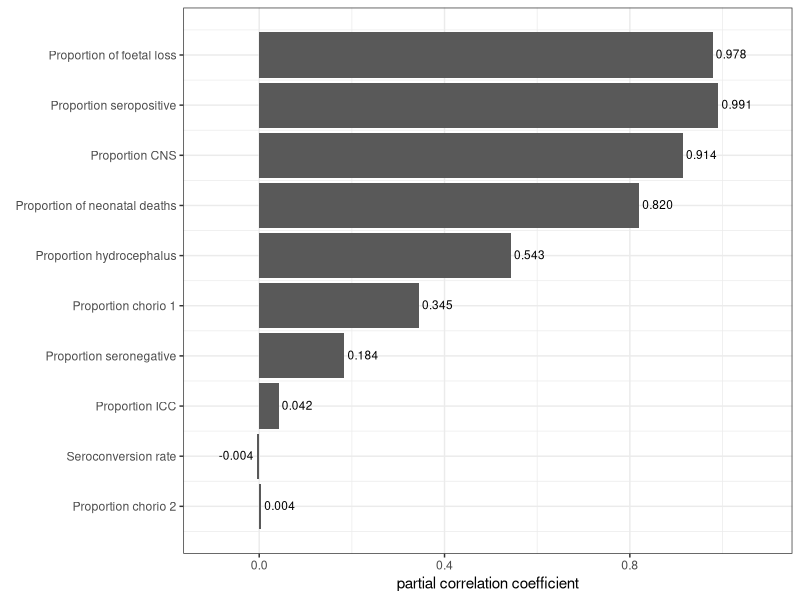
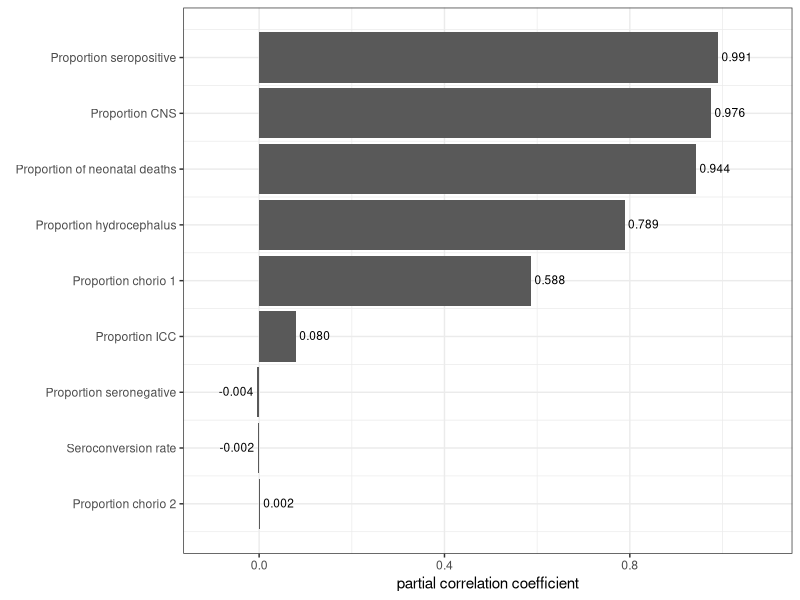
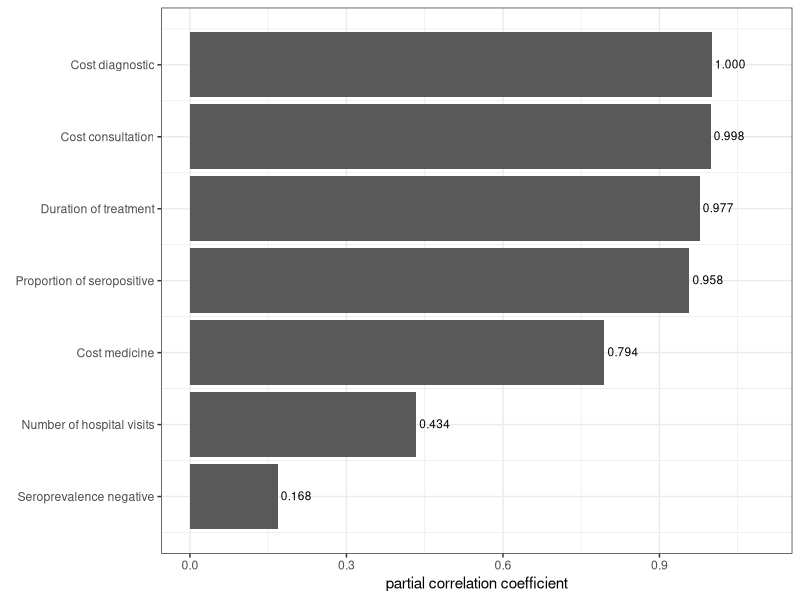

Write R code to recreate these figures, in order.
## ---- chunk 1
knitr::opts_chunk$set(echo = TRUE)
## ---- chunk 2
set.seed(264)
## ---- chunk 3
n <- 1e5
## ---- chunk 4
pop_mx <-
  matrix(c(893872, 1486390, 2459411, 470882, 218877,
           888554, 1514133, 2568012, 481213, 234234),
         ncol = 2)
## ---- chunk 5
Live_births <- 437685
## ---- chunk 6
Still_births<- 7505
## ---- chunk 7
Abortion <- 11616
## ---- chunk 8
Tot_Preg <- Live_births+Still_births+Abortion
## ---- chunk 9
Pseroneg_alpha <- 3132
Pseroneg_beta <- 4330-3132
Pseroneg <-rbeta(n, Pseroneg_alpha, Pseroneg_beta)
## ---- chunk 10
Pserop_alpha <-30
Pserop_beta <-(3132-30)
Pserop<- rbeta(n,Pserop_alpha, Pserop_beta)
## ---- chunk 11
Nseroconv <-Tot_Preg*Pseroneg*Pserop
## ---- chunk 12
PTTMoth_fet <- 0.281
## ---- chunk 13
P_fetalloss_min <- 0.017
P_fetalloss_max <- 0.04
P_fetalloss <-runif(n, P_fetalloss_min,P_fetalloss_max)
## ---- chunk 14
Nfetalloss<-Nseroconv*P_fetalloss*((40-22)/40)
## ---- chunk 15
 Inc_CT <-3132*Pserop*PTTMoth_fet
## ---- chunk 16
Inc_CT_bi <-Inc_CT*(1000/3132)
## ---- chunk 17
Cases_CT <- ((Inc_CT_bi * Live_births)/1000)
## ---- chunk 18
PNtreat_toxo <-0.97
## ---- chunk 19
Cases_CT_NHC <- Cases_CT*PNtreat_toxo
## ---- chunk 20
Duration_LE_Bi <-59.7
## ---- chunk 21
Duration_later_Bi <-59.7-10
## ---- chunk 22
Duration_GBD <-88.87
## ---- chunk 23
DW_chorio1<-0.089
## ---- chunk 24
DW_chorio2<-0.089
## ---- chunk 25
DW_Hydro<-0.36
## ---- chunk 26
DW_ICC<-0.01
## ---- chunk 27
DW_CNSab<-0.36
## ---- chunk 28
DW_Neon<-1
## ---- chunk 29
DW_Floss<-1
## ---- chunk 30
Chorio1_alpha<-141
Chorio1_beta<-1048-141
Chorio1<-rbeta(n, Chorio1_alpha,Chorio1_beta)
## ---- chunk 31
NT_Chorio1 <- Cases_CT_NHC*Chorio1
## ---- chunk 32
YLD_NT_Chorio1<-NT_Chorio1*Duration_LE_Bi*DW_chorio1
## ---- chunk 33
Chorio2<-0.16
## ---- chunk 34
NT_Chorio2 <- Cases_CT_NHC*Chorio2
## ---- chunk 35
YLD_NT_Chorio2 <-NT_Chorio2*Duration_later_Bi*DW_chorio2
## ---- chunk 36
Hydroc_alpha<-16
Hydroc_beta<-856-16
Hydrocephalus <- rbeta(n, Hydroc_alpha, Hydroc_beta)
## ---- chunk 37
 NT_hydrocephalus<-Cases_CT_NHC*Hydrocephalus
## ---- chunk 38
YLD_NT_hydrocephalus<-NT_hydrocephalus*Duration_LE_Bi*DW_Hydro
## ---- chunk 39
IC_Calc_alpha<-88
IC_Calc_beta<-837-88
IC_Calcification <-rbeta(n, IC_Calc_alpha, IC_Calc_beta)
## ---- chunk 40
NT_IC_calcification <-Cases_CT_NHC*IC_Calcification
## ---- chunk 41
YLD_NT_ICC<-NT_IC_calcification*Duration_LE_Bi*DW_ICC
## ---- chunk 42
CNS_alpha<-3
CNS_beta<-105-3
CNS_ab <-rbeta(n, CNS_alpha, CNS_beta)
## ---- chunk 43
NT_CNS_abnorm <-Cases_CT_NHC*CNS_ab
## ---- chunk 44
YLD_NT_CNS<-NT_CNS_abnorm*Duration_LE_Bi*DW_CNSab
## ---- chunk 45
Neon_die_alpha<-9
Neon_die_beta<-1211-9
Neon_deaths<-rbeta(n, Neon_die_alpha, Neon_die_beta)
## ---- chunk 46
NT_Neon_deaths<-Cases_CT_NHC*Neon_deaths
## ---- chunk 47
YLL_NT_neo_death<-NT_Neon_deaths*Duration_GBD*DW_Neon
## ---- chunk 48
YLL_floss<-Nfetalloss*Duration_GBD*DW_Floss
## ---- chunk 49
PTreat_toxo <- 1-PNtreat_toxo
## ---- chunk 50
Cases_CT_treat_HC <- Cases_CT*PTreat_toxo
## ---- chunk 51
spiramycin_reduction <- 0.5
## ---- chunk 52
NTreat_Chorio1 <-Cases_CT_treat_HC*Chorio1*spiramycin_reduction
## ---- chunk 53
YLD_Treat_chorio1<-NTreat_Chorio1*Duration_LE_Bi*DW_chorio1
## ---- chunk 54
 NTreat_Chorio2 <- Cases_CT_treat_HC*Chorio2*spiramycin_reduction
## ---- chunk 55
YLD_Treat_chorio2 <-NTreat_Chorio2*Duration_later_Bi*DW_chorio2
## ---- chunk 56
NTreat_hydroc<-Cases_CT_treat_HC*Hydrocephalus*spiramycin_reduction
## ---- chunk 57
YLD_Treat_hydroc <-NTreat_hydroc*Duration_LE_Bi*DW_Hydro
## ---- chunk 58
NTreat_IC_calc <-Cases_CT_treat_HC*IC_Calcification*spiramycin_reduction
## ---- chunk 59
YLD_Treat_ICC<-NTreat_IC_calc*Duration_LE_Bi*DW_ICC
## ---- chunk 60
NTreat_CNS_ab <-Cases_CT_treat_HC*CNS_ab*spiramycin_reduction
## ---- chunk 61
YLD_Treat_CNS <-NTreat_CNS_ab*Duration_LE_Bi*DW_CNSab
## ---- chunk 62
NTreat_Neon_deaths<-Cases_CT_treat_HC*Neon_deaths*spiramycin_reduction
## ---- chunk 63
YLL_Treat_neo_death<-NTreat_Neon_deaths*Duration_GBD*DW_Neon
## ---- chunk 64
K <- 0; r <- 0     # DALY[0;0]
#K <- 0; r <- 0.03  # DALY[0;0.03]
#K <- 1; r <- 0     # DALY[1;0]
#K <- 1; r <- 0.03  # DALY[1;0.03]
## ---- chunk 65
YLD_NT_all <- YLD_NT_Chorio1+YLD_NT_Chorio2+YLD_NT_hydrocephalus+YLD_NT_ICC+YLD_NT_CNS
## ---- chunk 66
YLD_Treat_all <-YLD_Treat_chorio1+YLD_Treat_chorio2+YLD_Treat_hydroc+YLD_Treat_ICC+YLD_Treat_CNS
## ---- chunk 67
YLD_all <- YLD_NT_all+YLD_Treat_all
## ---- chunk 68
## Scenario Including foetal loss in the YLL estimates
YLL_all1<- YLL_NT_neo_death+YLL_Treat_neo_death+YLL_floss

## Scenario excluding Foetal loss in the YLL estimates
YLL_all2 <- YLL_NT_neo_death+YLL_Treat_neo_death
## ---- chunk 69
DALY1 <- YLD_all+YLL_all1
## Without foetal loss in the estimates
DALY2 <- YLD_all+YLL_all2
## ---- chunk 70
bif2usd<- 1915
## ---- chunk 71
### Proportion of pregnant women visiting health care
PHC_toxo <-0.1

### Proportion of seroconverting Women taking tretament
HC_Women_treat <- 0.3

### number of visits to hospital, Uniform parameters for suspected 
n_visit_med_min <- 2
n_visit_med_max <- 4
n_visit_med <- runif(n, n_visit_med_min, n_visit_med_max)

## cost of medical Consultation, gamma parameter
Cconsult_day_shape <-3.31
Cconsult_day_rate <- 0.000661
Cconsultation <-rgamma(n, Cconsult_day_shape, Cconsult_day_rate)

## price of medication by month, Fixed
Cost_spiramycin_min<-270000
Cost_spiramycin_max <-360000
Cost_spiramycin <-runif(n, Cost_spiramycin_min, Cost_spiramycin_max)

## price of diagnostic test, Gamma distribution
Cost_diagnostic_shape<- 2.94
Cost_diagnostic_rate<- 0.000196
Cost_diagnostic<-rgamma(n, Cost_diagnostic_shape, Cost_diagnostic_rate)

### Duration of treatment (months), uniform parameters
Duration_treat_min<-2
Duration_treat_max<-6
Duration_treat <-runif(n, Duration_treat_min, Duration_treat_max)
## ---- chunk 72
### Number of women consulting hospital for toxo (IgG+/- and IgM-) at least once
N_women_Ntoxo<-Tot_Preg*PHC_toxo

#### Women infected with toxoplasmosis visiting hospitals at least 3 times 
N_Women_PToxo <-Nseroconv*PHC_toxo

### Women positive for toxoplasmosis and treated
N_women_treated <-N_Women_PToxo*HC_Women_treat
## ---- chunk 73
### Cost_healthcare for women visiting hospital for toxo consultation and diagnosis
Cost_Consult1 <-N_women_Ntoxo*Cconsultation
Cost_dg1 <-N_women_Ntoxo*Cost_diagnostic
Cost_Hcare1 <-Cost_Consult1+Cost_dg1

### Costs for women infected with toxoplasmosis
Cost_Consult2<-N_Women_PToxo*n_visit_med*Cconsultation
Cost_dg2 <-N_Women_PToxo*n_visit_med*Cost_diagnostic
Cost_Hcare2<- Cost_Consult2+Cost_dg2

### Total costs for Consultation 
Cost_tot_consult <-Cost_Consult1+Cost_Consult2

### Total costs for diagnostic
Cost_tot_dg <-Cost_dg1+Cost_dg2

## Medication costs for women treated
Cost_medicine <-N_women_treated*Cost_spiramycin*Duration_treat
## ---- chunk 74
cost_total <-Cost_tot_consult+Cost_tot_dg+Cost_medicine
usd_cost_total <- cost_total / bif2usd
usd_Cost_tot_consultation <- Cost_tot_consult/bif2usd
usd_Cost_tot_diagnostic <-Cost_tot_dg/bif2usd
usd_cost_medicine <- Cost_medicine/bif2usd
usd_Cost_Hcare1 <-Cost_Hcare1/bif2usd
usd_Cost_Hcare2<-Cost_Hcare2/bif2usd
Usd_cost_by_NToxo<-(usd_Cost_Hcare1/(N_women_Ntoxo))
Usd_cost_by_PToxo <-((usd_Cost_Hcare2+usd_cost_medicine)/N_Women_PToxo)
Usd_cost_by_PToxo_treated <-((usd_cost_medicine+(usd_Cost_Hcare2*0.3))/N_women_treated)
usd_cost_by_PToxo_untreated <-(usd_Cost_Hcare2/N_Women_PToxo)
## ---- chunk 75
Summary <-
  function(x) {
    print(c(mean = mean(x),
            quantile(x, c(.025, .975))))
  }
## ---- chunk 76
Summary(Inc_CT)
Summary(Inc_CT_bi)
Summary(Cases_CT)
Summary(Cases_CT_NHC)
Summary(Cases_CT_treat_HC)
Summary(NT_Chorio1)
Summary(NT_Chorio2)
Summary(NT_hydrocephalus)
Summary(NT_IC_calcification)
Summary(NT_CNS_abnorm)
Summary(NT_Neon_deaths)
Summary (Nseroconv)
Summary(Nfetalloss)
## ---- chunk 77
Summary(NTreat_Chorio1)
Summary(NTreat_Chorio2)
Summary(NTreat_hydroc)
Summary(NTreat_IC_calc)
Summary(NTreat_CNS_ab)
Summary (NTreat_Neon_deaths)
## ---- chunk 78
Summary (NT_Chorio1+NTreat_Chorio1)
Summary (NT_Chorio2+NTreat_Chorio2)
Summary (NT_hydrocephalus+NTreat_hydroc)
Summary (NT_IC_calcification+NTreat_IC_calc)
Summary (NT_CNS_abnorm+NTreat_CNS_ab)
Summary (NT_Neon_deaths+NTreat_Neon_deaths)
Summary((NT_Chorio1+NTreat_Chorio1)+(NT_Chorio2+NTreat_Chorio2)+(NT_hydrocephalus+NTreat_hydroc)+(NT_IC_calcification+NTreat_IC_calc)+(NT_CNS_abnorm+NTreat_CNS_ab))
Summary (Cases_CT-((NT_Chorio1+NTreat_Chorio1)+(NT_Chorio2+NTreat_Chorio2)+(NT_hydrocephalus+NTreat_hydroc)+(NT_IC_calcification+NTreat_IC_calc)+(NT_CNS_abnorm+NTreat_CNS_ab)+(NT_Neon_deaths+NTreat_Neon_deaths)))
## ---- chunk 79
Summary(YLD_NT_Chorio1)
Summary (YLD_NT_Chorio2)
Summary(YLD_NT_hydrocephalus)
Summary(YLD_NT_ICC)
Summary(YLD_NT_CNS)
Summary(YLD_Treat_chorio1)
Summary(YLD_Treat_chorio2)
Summary(YLD_Treat_hydroc)
Summary(YLD_Treat_ICC)
Summary(YLD_Treat_CNS)
Summary(YLD_NT_Chorio1+YLD_Treat_chorio1)
Summary(YLD_NT_Chorio2+YLD_Treat_chorio2)
Summary(YLD_NT_hydrocephalus+YLD_Treat_hydroc)
Summary(YLD_NT_ICC+YLD_Treat_ICC)
Summary(YLD_NT_CNS+YLD_Treat_CNS)
Summary(YLD_NT_all)
Summary(YLD_Treat_all)
Summary(YLD_all)
## ---- chunk 80
Summary(YLL_floss)
Summary(YLL_NT_neo_death)
Summary(YLL_Treat_neo_death)
Summary(YLL_NT_neo_death+YLL_Treat_neo_death)
Summary(YLL_all1)
Summary(YLL_all2)
## ---- chunk 81
Summary(DALY1)
Summary(DALY2)
## ---- chunk 82
Summary(1e5 * YLD_all / sum(pop_mx))
Summary(1e5 * YLL_all1 / sum(pop_mx))
Summary(1e5 * YLL_all2 / sum(pop_mx))
Summary(1e5 * DALY1 / sum(pop_mx))
Summary(1e5 * DALY2 / sum(pop_mx))
## ---- chunk 83
Summary(YLD_all / Cases_CT)
Summary(YLL_all1 / Cases_CT)
Summary(YLL_all2 / Cases_CT)
Summary(DALY1 / Cases_CT)
Summary(DALY2 / Cases_CT)
## ---- chunk 84
Summary(YLL_all1 / DALY1)
Summary(YLL_floss/DALY1)
Summary((YLL_NT_neo_death+YLL_Treat_neo_death)/DALY1)
Summary(YLL_all2 / DALY2)
Summary(YLD_all / DALY1)
Summary((YLD_NT_Chorio1+YLD_Treat_chorio1)/DALY1)
Summary((YLD_NT_Chorio2+YLD_Treat_chorio2)/DALY1)
Summary((YLD_NT_CNS+YLD_Treat_CNS)/DALY1)
Summary((YLD_NT_hydrocephalus+YLD_Treat_hydroc)/DALY1)
Summary((YLD_NT_ICC+YLD_Treat_ICC)/DALY1)
Summary(YLD_all / DALY2)
Summary((YLD_NT_Chorio1+YLD_Treat_chorio1)/DALY2)
Summary((YLD_NT_Chorio2+YLD_Treat_chorio2)/DALY2)
Summary((YLD_NT_CNS+YLD_Treat_CNS)/DALY2)
Summary((YLD_NT_hydrocephalus+YLD_Treat_hydroc)/DALY2)
Summary((YLD_NT_ICC+YLD_Treat_ICC)/DALY2)
## ---- chunk 85
Summary(cost_total)
Summary(usd_cost_total)
Summary(usd_Cost_tot_consultation)
Summary(usd_Cost_tot_diagnostic)
Summary(usd_cost_medicine)
Summary(Cost_tot_consult/ cost_total)
Summary(Cost_tot_dg/ cost_total)
Summary(Cost_medicine/ cost_total)
Summary(usd_Cost_Hcare1)
Summary(usd_Cost_Hcare2)
Summary(Usd_cost_by_NToxo)
Summary(Usd_cost_by_PToxo)
Summary(Usd_cost_by_PToxo_treated)
Summary(usd_cost_by_PToxo_untreated)
## ---- chunk 86
## standardized regression coefficients
sa_src <-
function(y, x) {
  df <- as.data.frame(apply(x, 2, scale))
  summary(lm(scale(y) ~ ., data = df))
}

## partial correlation coefficients
sa_pcc <-
function(y, x) {
  out <- matrix(ncol = 2, nrow = ncol(x))
  colnames(out) <- c("rho", "p")
  rownames(out) <- colnames(x)

  for (i in seq(ncol(x))){
    lm_y <- lm(y ~ x[, -i])      # regress y to other x's
    lm_x <- lm(x[, i] ~ x[, -i]) # regress x to other x's
    out[i, ] <-
      unlist(cor.test(lm_y$residuals, lm_x$residuals)[4:3],
             use.names = FALSE)
  }

  return(out[order(abs(out[, "rho"]), decreasing = TRUE), ])
}
## ---- chunk 87
## requires library ggplot2
library(ggplot2)

## ggplot2
tornado <-
function(coef, names = NULL) {
  ## copy names if needed
  if (is.null(names)) names <- rownames(coef)

  ## create data frame
  df <- data.frame(est = coef[, "rho"],
                   order = order(abs(coef[, "rho"])),
                   name = names)

  ## sort data frame
  df <- df[df$order, ]

  ## create ggplot
  ggplot(df, aes(x = order, y = est)) +
    geom_bar(stat = "identity") +
    coord_flip() +
    scale_x_continuous(element_blank(),
                       breaks = seq(nrow(df)),
                       labels = df$name) +
    scale_y_continuous("partial correlation coefficient",
                       limits = c(min(0, min(df$est) - 0.1),
                                  max(0, max(df$est) + 0.1))) +
    geom_text(aes(x = order, y = est, label = formatC(est, 3, form = "f")),
              size = 3,
              hjust = ifelse(df$est > 0, -0.1, 1.1),
              vjust = 0.4) +
    theme_bw()
}
## ---- chunk 88
sa_src(DALY1,
       cbind(Pseroneg, Pserop, PTTMoth_fet, P_fetalloss, Chorio1, 
             Chorio2,Hydrocephalus,IC_Calcification, CNS_ab, Neon_deaths))

sa_daly1_pcc <-
  sa_pcc(DALY1,
         cbind(Pseroneg, Pserop, PTTMoth_fet, P_fetalloss, Chorio1, 
               Chorio2,Hydrocephalus,IC_Calcification, CNS_ab, Neon_deaths))
sa_daly1_pcc

## tornado graph
daly1_items <-
  c("Proportion of foetal loss","Proportion seropositive",
    "Proportion CNS","Proportion of neonatal deaths",
    "Proportion hydrocephalus","Proportion chorio 1",
    "Proportion seronegative","Proportion ICC",
    "Proportion chorio 2","Seroconversion rate")

png("sa_daly1_pcc.png",  7, 3.5, units = "in", res = 400)
tornado(sa_daly1_pcc, daly1_items)
graphics.off()
## ---- chunk 89
sa_src(DALY2,
       cbind(Pseroneg, Pserop, Chorio1, PTTMoth_fet, 
             Chorio2,Hydrocephalus,IC_Calcification, CNS_ab, Neon_deaths))

sa_daly2_pcc <-
  sa_pcc(DALY2,
         cbind(Pseroneg, Pserop, Chorio1, PTTMoth_fet,
               Chorio2, Hydrocephalus,IC_Calcification, CNS_ab, Neon_deaths))
sa_daly2_pcc

## tornado graph
daly2_items <-
  c("Proportion seropositive","Proportion CNS","Proportion of neonatal deaths",
    "Proportion hydrocephalus","Proportion chorio 1", "Proportion ICC",
    "Proportion seronegative","Seroconversion rate", "Proportion chorio 2")
    
png("sa_daly2_pcc.png",  7, 3.5, units = "in", res = 400)
tornado(sa_daly2_pcc, daly2_items)
graphics.off()
## ---- chunk 90
sa_src(usd_cost_total,
       cbind(Pserop, Pseroneg, n_visit_med, 
             Cconsultation, Cost_diagnostic, Cost_spiramycin, Duration_treat))
sa_cost_pcc <-
  sa_pcc(usd_cost_total,
         cbind(Pserop, Pseroneg, n_visit_med, 
             Cconsultation, Cost_diagnostic, Cost_spiramycin, Duration_treat))
sa_cost_pcc

## tornado graph
cost_items <-
c("Cost diagnostic", "Cost consultation", "Duration of treatment", 
  "Proportion of seropositive", "Cost medicine", "Number of hospital visits", 
  "Seroprevalence negative")

png("sa_cost_pcc.png", 7, 3.5, units = "in", res = 400)
tornado(sa_cost_pcc, cost_items)
graphics.off()
